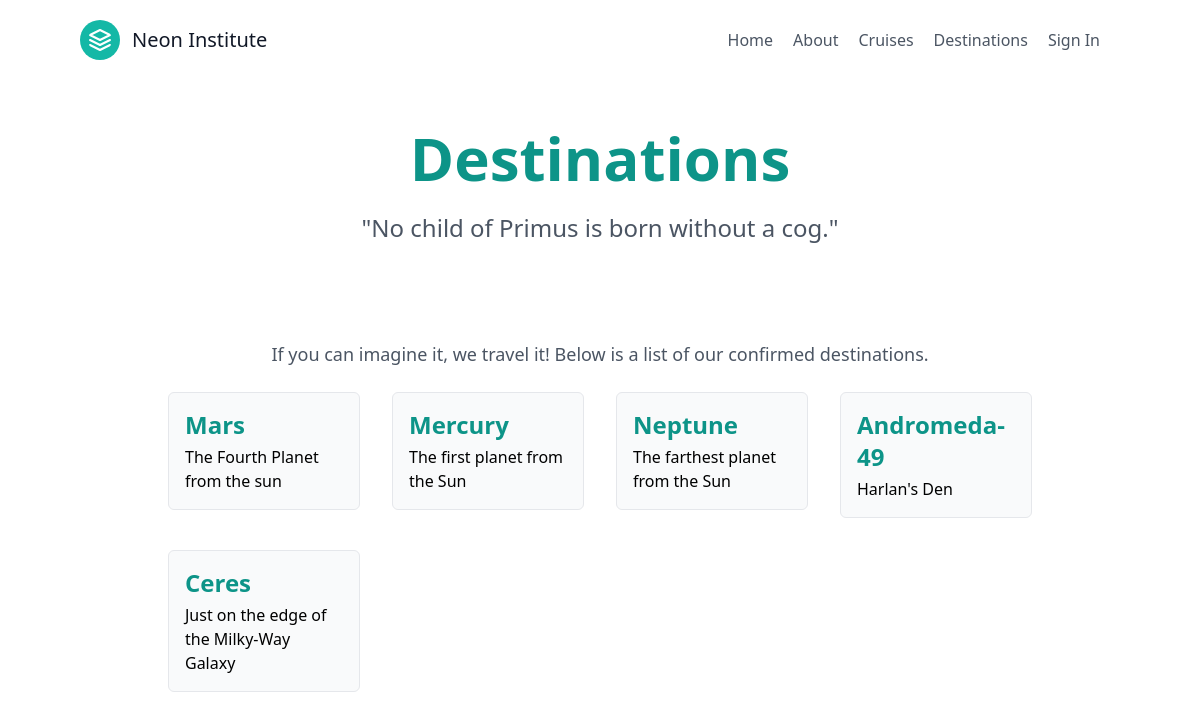
/destinations/, run on the app's committed database.
### app/models.py (models this page shows, shortened)
class Destination(models.Model):
    name = models.CharField(
        unique=True,
        null=False,
        blank=False,
        max_length=50
    )
    description = models.TextField(
        max_length=2000,
        null=False,
        blank=False,
    )
    slug = models.SlugField()

### app/views.py (the view)
# urls.py: path('destinations/', views.destinations, name="destinations"),
def destinations(request):
    all_destinations = models.Destination.objects.all()
    return render(request, 'destinations.html', {'destinations': all_destinations})

### app/templates/destinations.html (shortened to what this page needs)
{% extends "index.html" %}
{% block content %}
<div class="mt-12 flex flex-col items-center justify-center gap-4">
    <h2 class="text-6xl font-bold text-center text-teal-600 mb-2">Destinations</h2>
    <p class="text-2xl text-left text-gray-600">"No child of Primus is born without a cog."</p>
    <div class="w-full px-20 mt-20 flex flex-col items-center justify-center gap-6">
        <p class="text-lg text-left text-gray-600">If you can imagine it, we travel it! Below is a list of our confirmed destinations.</p>
        <div class="grid grid-cols-4 gap-8">
            {% for destination in destinations %}
            <ul>
                <li>
                    <a
                href="/destination/{{destination.id}}"
                class="bg-gray-50 rounded-md p-4 border border-gray-200 flex flex-col items-start justify-center max-h-md h-full w-full">
                <h3 class="text-2xl font-bold text-left text-teal-600 mb-1">{{destination.name}}</h3>
                <p>{{destination.description}}</p>
            </a>
        </li>
        </ul>
        {% endfor %}
    </div>
</div>
</div>
{% endblock %}

### data on the page
Destination: name "Mars", description "The Fourth Planet from the sun"
Destination: name "Mercury", description "The first planet from the Sun"
Destination: name "Neptune", description "The farthest planet from the Sun"
Destination: name "Andromeda-49", description "Harlan's Den"
Destination: name "Ceres", description "Just on the edge of the Milky-Way Galaxy"
